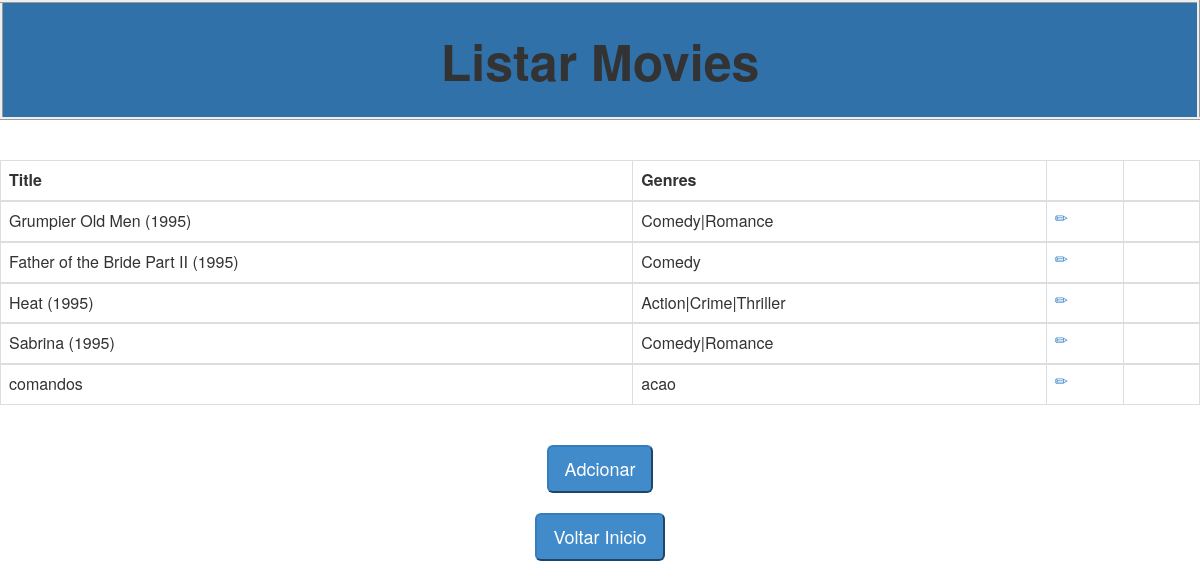
The page /ListarMovies.php on the database its author committed.
### tables this page shows
CREATE TABLE `movies` (
  `id` int(11) NOT NULL AUTO_INCREMENT,
  `title` varchar(45) NOT NULL,
  `genres` varchar(45) NOT NULL,
  PRIMARY KEY (`id`),
  UNIQUE KEY `title_UNIQUE` (`title`)
);

### model/MoviesModel.php (called while the page is built, shortened)
<?php
class MoviesModel extends BancoDados{
    public function GetData() {
        try {
              $conn = new BancoDados();
               $conectar =$conn->Conectar();
              if ( $conectar==null) {
                throw new Exception("Não foi possivel conectar ao banco de dados");
              }else {
                 $list=$conectar->query("Select * from movies");
                 return $list;
              }
        } catch (PDOException $exc) {
            echo $exc->getMessage();
        }
    }
}

### controller/MoviesController.php (called while the page is built, shortened)
<?php
require './model/MoviesModel.php';
class MoviesController extends MoviesModel {
    public function GetData(){
        $model = new MoviesModel();
        return $model->GetData();
    }
}

### ListarMovies.php (the view, shortened to what this page needs)
 <link rel="stylesheet" type="text/css" href="Content/bootstrap.css">
 <link rel="stylesheet" type="text/css" href="Content/bootstrap.min.css">
  <table border="1" class="table-responsive" style="border:solid;width: 100%; border-style:inset; background-color:#3071a9;height: 120px;direction:initial" >
    <thead>
        <tr  style="font-size:50px">
            <th class="text-center">Listar Movies</th>
        </tr>
    </thead>
  </table>
<?php
     require './controller/MoviesController.php';
  echo"<table  border='1' class='table table-bordered table-responsive'  >
        <thead>
        <tr>
            <th>Title</th>
            <th>Genres</th>
            <th></th>
            <th></th>
        </tr>
        </thead>";
$controle= new MoviesController();
$query=$controle->GetData();
foreach ($query as $row) {
        echo
        "<tbody>
            <tr>
                <td>".$row['title']."</td>
                <td>".$row['genres']."</td>";
                echo" <td><a id='editar' runat='server' href='CadastroMovies.php?id=".$row['id']."&title=".$row['title']."&genres=".$row['genres']."' class='glyphicon glyphicon-pencil' title='Editar'></a></td>
                <td><a id='excluir' runat='server' href='DeletarMovies.php?id=".$row['id']."' title='Deletar' class='glyphicon glyphicon-remove'></a></td>
            </tr>
        </tbody>";
}
       echo"</table>
            <br/>
            <div class='text-center'>
                <a href='CadastroMovies.php'><input type='submit' value='Adcionar' name='adicionar' class='btn-primary btn-lg' /></a>
            </div>";
       echo "<br/> <div class='text-center'>
                <a href='index.php'><input type='submit' value='Voltar Inicio' name='voltar' class='btn-primary btn-lg' /></a>
            </div>";
?>

### rows shown on the page
movies: title "Grumpier Old Men (1995)", genres "Comedy|Romance"
movies: title "Father of the Bride Part II (1995)", genres "Comedy"
movies: title "Heat (1995)", genres "Action|Crime|Thriller"
movies: title "Sabrina (1995)", genres "Comedy|Romance"
movies: title "comandos", genres "acao"
